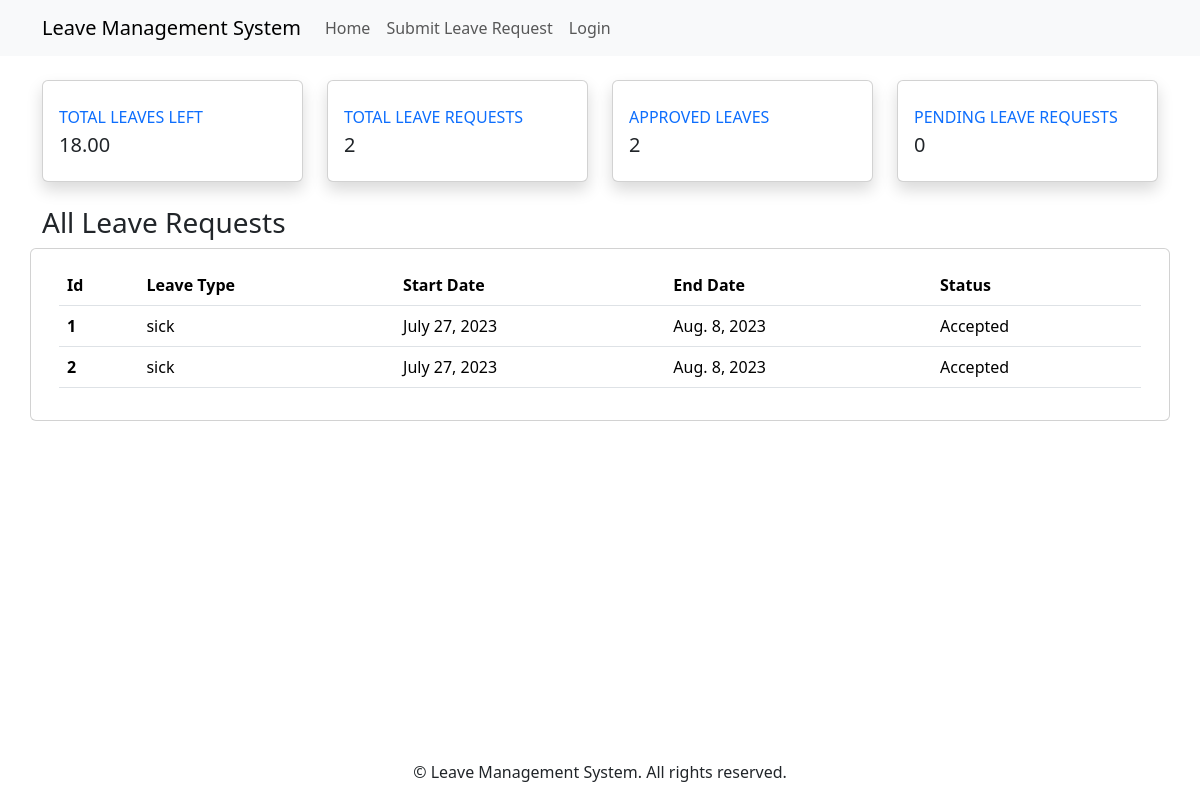
Screenshot of / (signed in) with the database file from the repository.
### management/models.py (models this page shows, shortened)
class LeaveBalance(models.Model):
    leave_types = (
        ("vacation", "Vacation"),
        ("sick", "Sick Leave"),
    )
    employee = models.ForeignKey(Employee, on_delete=models.CASCADE)
    leave_type = models.CharField(choices=leave_types, max_length=20)
    available_balance = models.DecimalField(max_digits=5, decimal_places=2)

class LeaveRequest(models.Model):
    leave_types = (
        ("vacation", "Vacation"),
        ("sick", "Sick Leave"),
    )
    status = (("Accepted", "Accepted"), ("Pending", "Pending"))
    employee = models.ForeignKey(Employee, on_delete=models.CASCADE)
    leave_type = models.CharField(choices=leave_types, max_length=20)
    start_date = models.DateField()
    end_date = models.DateField()
    status = models.CharField(max_length=20, choices=status, default="Pending")
    comments = models.TextField()

### management/views.py (the view)
# urls.py: path("", HomeView.as_view(), name="home"),
class HomeView(View):
    template_name = "home.html"
    def get(self, request, *args, **kwargs):
        try:
            leaves_data = LeaveRequest.objects.filter(
                employee__user=request.user
            ).count()
            pending_leaves = get_leaves_by_status(user=request.user, status="Pending")
            accepted_leaves = get_leaves_by_status(user=request.user, status="Accepted")
            remaining_leaves = get_total_leaves_left_for_user(user=request.user)
            all_leaves = LeaveRequest.objects.filter(employee__user=request.user)
            return render(
                request,
                template_name=self.template_name,
                context={
                    "leaves": leaves_data,
                    "accepted_leaves": accepted_leaves,
                    "pending_leaves": pending_leaves,
                    "remaining_leaves": remaining_leaves,
                    "all_leaves": all_leaves,
                },
            )
        except Exception as e:
            return redirect("login")

### management/leave_services.py (called while the page is built)
def get_leaves_by_status(user, status):
    return LeaveRequest.objects.filter(employee__user=user, status=status).count()

def get_total_leaves_left_for_user(user):
    leaves_balance = LeaveBalance.objects.filter(employee__user=user).first()
    return leaves_balance.available_balance

### templates/home.html
{% extends "base.html" %}
{% block content %}
    <div class="row">
        <div class="col-xl-3 col-md-6 mb-4">
            <div class="card border-left-primary shadow h-100 py-2">
                <div class="card-body">
                    <div class="row align-items-center">
                        <div class="col mr-2">
                            <div class="text-xs font-weight-bold text-primary text-uppercase mb-1">
                                Total Leaves Left
                            </div>
                            <div class="h5 mb-0 font-weight-bold text-gray-800">
                                {{ remaining_leaves }}
                            </div>
                        </div>
                    </div>
                </div>
            </div>
        </div>
        <div class="col-xl-3 col-md-6 mb-4">
            <div class="card border-left-primary shadow h-100 py-2">
                <div class="card-body">
                    <div class="row align-items-center">
                        <div class="col mr-2">
                            <div class="text-xs font-weight-bold text-primary text-uppercase mb-1">
                                Total Leave Requests
                            </div>
                            <div class="h5 mb-0 font-weight-bold text-gray-800">
                                {{ leaves }}
                            </div>
                        </div>
                    </div>
                </div>
            </div>
        </div>
        <div class="col-xl-3 col-md-6 mb-4">
            <div class="card border-left-primary shadow h-100 py-2">
                <div class="card-body">
                    <div class="row align-items-center">
                        <div class="col mr-2">
                            <div class="text-xs font-weight-bold text-primary text-uppercase mb-1">
                                Approved Leaves
                            </div>
                            <div class="h5 mb-0 font-weight-bold text-gray-800">
                                {{ accepted_leaves }}
                            </div>
                        </div>
                    </div>
                </div>
            </div>
        </div>
        <div class="col-xl-3 col-md-6 mb-4">
            <div class="card border-left-primary shadow h-100 py-2">
                <div class="card-body">
                    <div class="row align-items-center">
                        <div class="col mr-2">
                            <div class="text-xs font-weight-bold text-primary text-uppercase mb-1">
                                Pending Leave Requests
                            </div>
                            <div class="h5 mb-0 font-weight-bold text-gray-800">
                                {{ pending_leaves }}
                            </div>
                        </div>
                    </div>
                </div>
            </div>
        </div>
        <h3> All Leave Requests</h3>
        <div class="card">
            <div class="card-body">
                <table class="table">
                    <thead>
                    <tr>
                        <th scope="col">Id</th>
                        <th scope="col">Leave Type</th>
                        <th scope="col">Start Date</th>
                        <th scope="col">End Date</th>
                        <th scope="col">Status</th>
                    </tr>
                    </thead>
                    <tbody>
                    {% for leave in all_leaves %}
                        <tr>
                            <th scope="row">{{ forloop.counter }}</th>
                            <td>{{ leave.leave_type }}</td>
                            <td>{{ leave.start_date }}</td>
                            <td>{{ leave.end_date }}</td>
                            <td>{{ leave.status }}</td>
                        </tr>
                    {% endfor %}
                    </tbody>
                </table>
            </div>
        </div>
    </div>
{% endblock %}

### rows the page displays
LeaveBalance: available_balance "18.00"
LeaveRequest: leave_type "sick", start_date "July 27, 2023", end_date "Aug. 8, 2023", status "Accepted"
LeaveRequest: leave_type "sick", start_date "July 27, 2023", end_date "Aug. 8, 2023", status "Accepted"

### other values shown
{{ leaves }} "2"
{{ accepted_leaves }} "2"
{{ pending_leaves }} "0"
